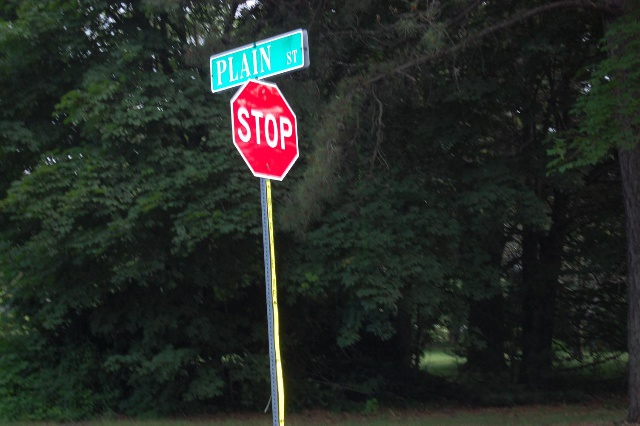
#> input picture Mines Courses/CSCI_437/Fall2020/Labs/Lab4/stop0.jpg, 640 x 426 px; the run also reads 2 pictures not shown here
$ jupyter execute Lab4.ipynb   (shell and % lines are left out)
#> lines starting #> are read from the running program, lines starting #| are printed output that depends on the picture
[cell 1]
import cv2
import numpy as np
import PIL.Image
from io import BytesIO
import IPython.display
import ipywidgets as widgets

from IPython.display import Javascript
def preventScrolling():
    disable_js = """
    IPython.OutputArea.prototype._should_scroll = function(lines) {
        return false;
    }
    """
    display(Javascript(disable_js))

preventScrolling()

def images_to_widgets(imgs, color=True):
    widgets = []
    for img in imgs:
        widgets.append(imwidget(np.array(img), color=color))
    return widgets

# [28 lines left out: functions apply_threshold, apply_morphography, on_value_change, not called in this run]

def on_value_change_hue(change):
    on_value_change(index=0, change=change["new"], planes=hue_planes, imgs=hue_imgs)

def on_value_change_saturation(change):
    on_value_change(index=1, change=change["new"], planes=saturation_planes, imgs=saturation_imgs)

def on_value_change_grey(change):
    on_value_change(index=2, change=change["new"], planes=grey_planes, imgs=grey_imgs)

# [15 lines left out: function on_value_change_final, not called in this run]

def imwidget(img, fmt='jpeg',width=300, color=True):
    if(color):
        img = cv2.cvtColor(img, cv2.COLOR_BGR2RGB)
    f = BytesIO()
    new_p = PIL.Image.fromarray(img)
    if new_p.mode != 'RGB':
        new_p = new_p.convert('RGB')
    new_p.save(f, fmt)
    return widgets.Image(value=f.getvalue(), format=fmt, width=width)


def createRange(low,high,name):
    rangeH = np.linspace(low,high, num=high+1, dtype=int)
    options = [(f'''{i}\t''', f'''\t{i}''') for i in rangeH]
    return widgets.SelectionRangeSlider(
        options=options,
        index=(low, high),
        description=name,
        disabled=False,
        layout=widgets.Layout(width="300px"),
        style={'description_width': 'initial'}
    )

hue_range = createRange(0,255,"Hue")
hue_range.observe(on_value_change_hue, names='value')
hue_planes = []
hue_imgs = []

saturation_range = createRange(0,255,"Saturation")
saturation_range.observe(on_value_change_saturation, names='value')
saturation_planes = []
saturation_imgs = []

grey_range = createRange(0,255,"Grey")
grey_range.observe(on_value_change_grey, names='value')
grey_planes = []
grey_imgs = []


low_thresholds = [134, 70, 50]
high_thresholds = [255, 255, 255]
ranges = [hue_range, saturation_range, grey_range]
stop_files = ["stop0.jpg", "stop1.jpg", "stop2.jpg", "stop3.jpg", "stop4.jpg"]
stops = []
results = []


for stop in stop_files:

    stop = cv2.imread(stop)
#> stop is the input picture: shape (426, 640, 3); mean B, G, R 37, 41.7, 36.4

    hue_imgs.append(stop)
    saturation_imgs.append(stop)
    grey_imgs.append(stop)
    stop_img = imwidget(np.array(stop))
    stops.append(stop_img)

    hsv_img = cv2.cvtColor(stop, cv2.COLOR_BGR2HSV)
#> hsv_img: shape (426, 640, 3); mean H, S, V 71, 56.8, 45.3
    hue_plane, saturation_plane, grey_plane = cv2.split(hsv_img)
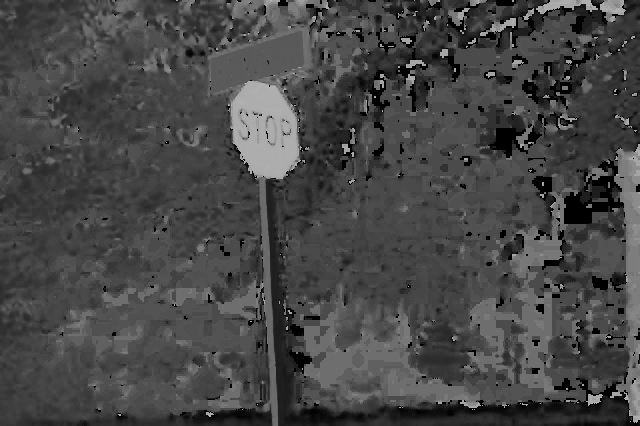
#> hue_plane: shape (426, 640); min 0, max 179, mean 71
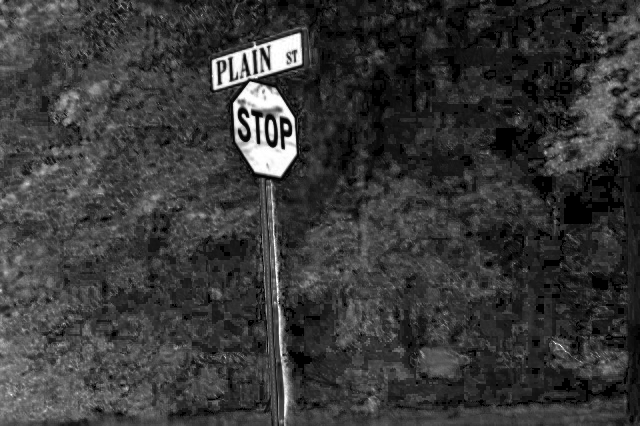
#> saturation_plane: shape (426, 640); min 0, max 255, mean 56.8
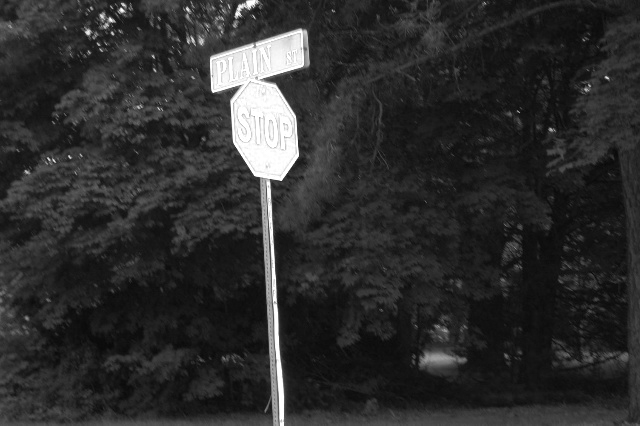
#> grey_plane: shape (426, 640); min 7, max 255, mean 45.3
    hue_planes.append(hue_plane)
    saturation_planes.append(saturation_plane)
    grey_planes.append(grey_plane)
#> pass 2 of the loop `for stop in stop_files:`:
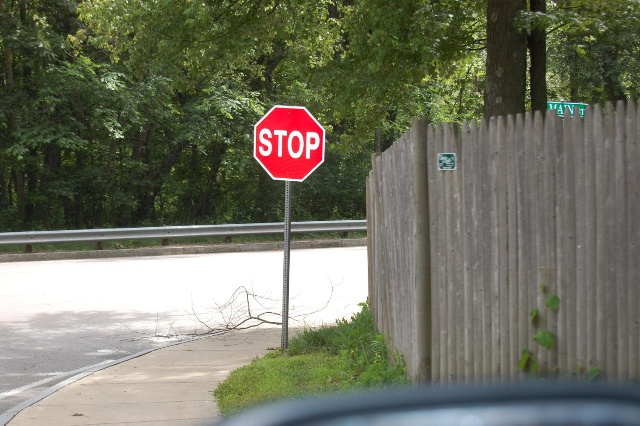
#> input picture Mines Courses/CSCI_437/Fall2020/Labs/Lab4/stop1.jpg, 640 x 426 px
#> stop is the input picture: shape (426, 640, 3); mean B, G, R 97.7, 114.1, 112.8
#> `hue_plane, saturation_plane, grey_plane = cv2.split(hsv_img)`:
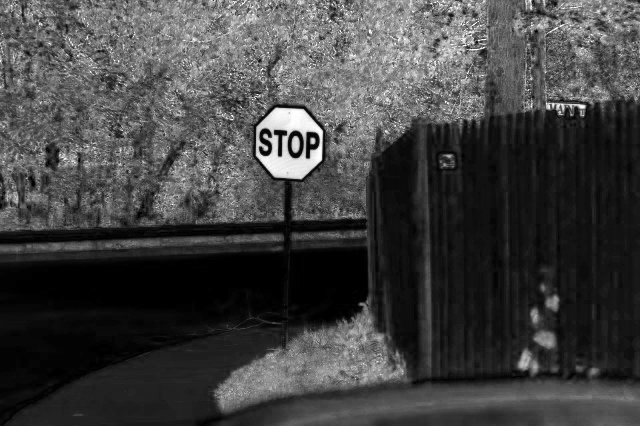
#> saturation_plane: shape (426, 640); min 0, max 255, mean 65.7
#> `hue_plane, saturation_plane, grey_plane = cv2.split(hsv_img)`:
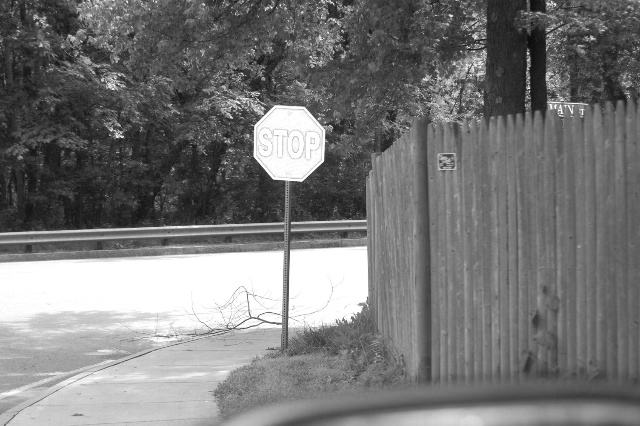
#> grey_plane: shape (426, 640); min 11, max 255, mean 119.3
#> pass 3 of the loop `for stop in stop_files:`:
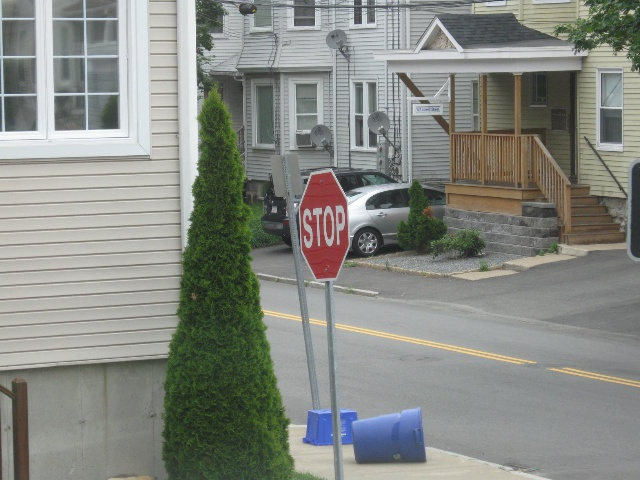
#> input picture Mines Courses/CSCI_437/Fall2020/Labs/Lab4/stop2.jpg, 640 x 480 px
#> stop is the input picture: shape (480, 640, 3); mean B, G, R 130.5, 136.6, 133.9
#> img: shape (480, 640, 3)
#> hue_plane: shape (480, 640)
#> `hue_plane, saturation_plane, grey_plane = cv2.split(hsv_img)`:
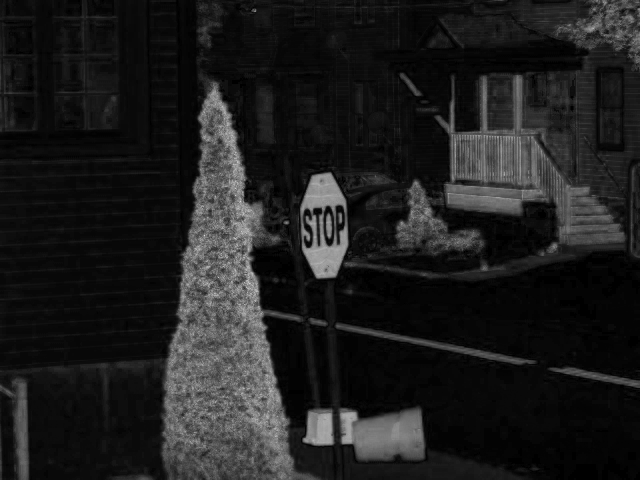
#> saturation_plane: shape (480, 640); min 0, max 218, mean 30.1
#> `hue_plane, saturation_plane, grey_plane = cv2.split(hsv_img)`:
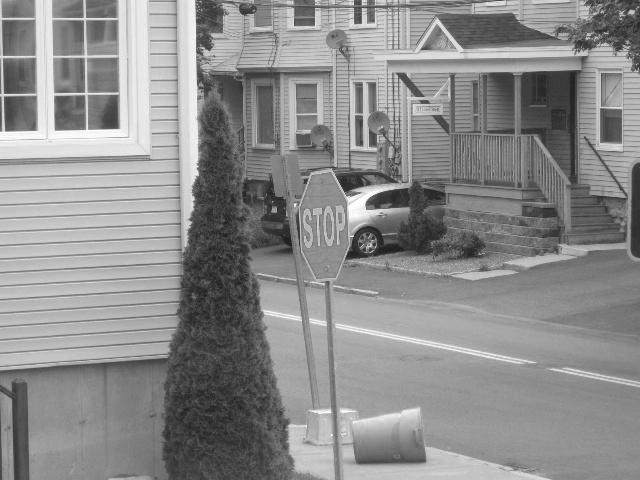
#> grey_plane: shape (480, 640); min 29, max 255, mean 140.2
#> the loop made 5 passes; the first 3 are shown


hueBox = images_to_widgets(hue_imgs)
#> in images_to_widgets, `widgets = []`: widgets = []
saturationBox = images_to_widgets(saturation_imgs)
greyBox = images_to_widgets(grey_imgs)
results = stops.copy()


hueBox.append(ranges[0])
saturationBox.append(ranges[1])
greyBox.append(ranges[2])
resultsBox = results


hueBox = widgets.VBox(hueBox)
greyBox = widgets.VBox(greyBox)
saturationBox = widgets.VBox(saturationBox)
resultsBox = widgets.HBox(resultsBox, layout=widgets.Layout(width="100%", display='inline-flex',flex_flow='row wrap', flex_grow="2", align_item="center", justify_content="space-around"))

displays = [hueBox, saturationBox, greyBox, resultsBox]
displays.append(widgets.VBox([widgets.HBox([displays[0], displays[1], displays[2]]), displays[3]]))
display(displays[4])

[cell 2]
import cv2
import time
import PIL.Image
from io import BytesIO
import IPython.display
import numpy as np

#Use 'jpeg' instead of 'png' (~5 times faster)
# [6 lines left out: function array_to_image, not called in this run]

def nothing(x):pass


# [5 lines of commented-out code are left out]

d1 = IPython.display.display("", display_id=1)
d2 = IPython.display.display("", display_id=2)
d3 = IPython.display.display("", display_id=3)
low_thresholds = [134, 70, 50]
high_thresholds = [255, 255, 255]

stop0 = cv2.imread("stop0.jpg")
stop1 = cv2.imread("stop1.jpg")
stop2 = cv2.imread("stop2.jpg")
stop3 = cv2.imread("stop3.jpg")
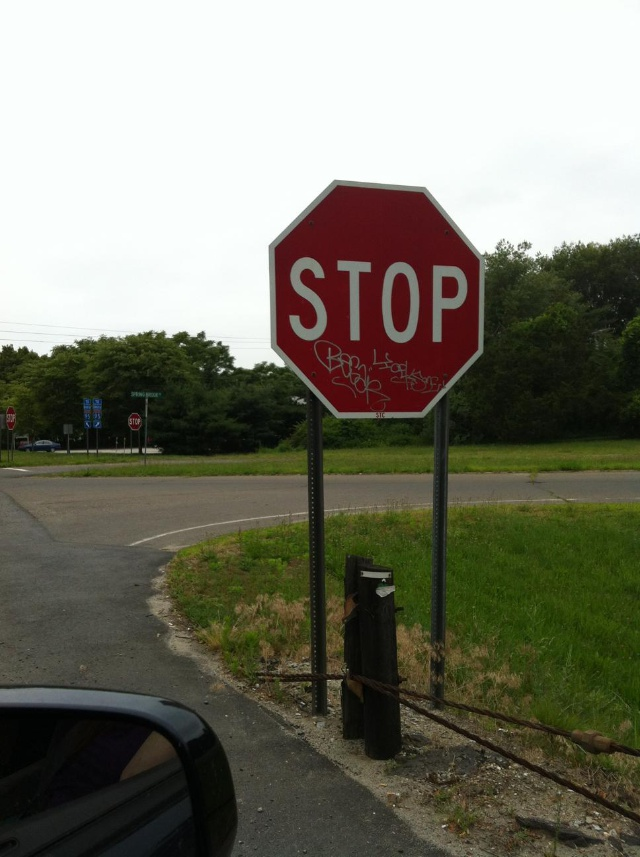
#> input picture Mines Courses/CSCI_437/Fall2020/Labs/Lab4/stop3.jpg, 640 x 857 px
#> stop3 is the input picture: shape (857, 640, 3); mean B, G, R 105.5, 119.4, 119.9
stop4 = cv2.imread("stop4.jpg")
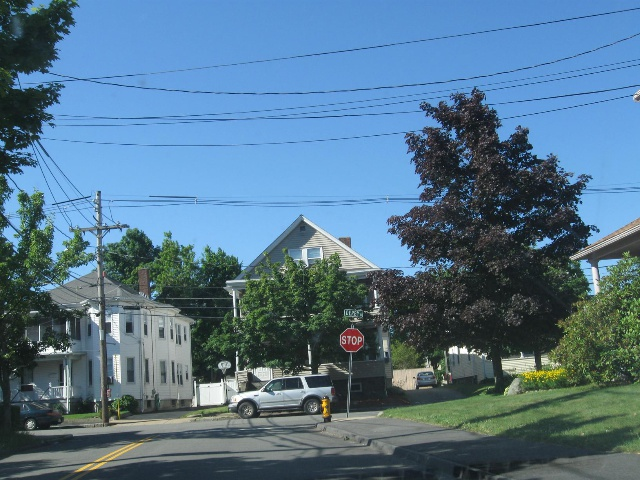
#> input picture Mines Courses/CSCI_437/Fall2020/Labs/Lab4/stop4.jpg, 640 x 480 px
#> stop4 is the input picture: shape (480, 640, 3); mean B, G, R 139.7, 117.4, 85.5

stops = [stop0,stop1,stop2,stop3,stop4]
bgr_img = stop4
image_height = bgr_img.shape[0]
#> image_height = 480
image_width = bgr_img.shape[1]# Convert BGR to HSV.
#> image_width = 640
hsv_img = cv2.cvtColor(bgr_img, cv2.COLOR_BGR2HSV)# Split into the different bands.
#> hsv_img: shape (480, 640, 3); mean H, S, V 91.4, 93.8, 144.6
planes = cv2.split(hsv_img)
windowNames = ["Hue image", "Saturation image", "Gray image"]
try:
# [5 lines of commented-out code are left out]
    while True:# Create output thresholded image.
        thresh_img = np.full((image_height, image_width), 255, dtype=np.uint8)
        for i in range(3):
#             low_val = cv2.getTrackbarPos("Low", windowNames[i])
#             high_val = cv2.getTrackbarPos("High", windowNames[i])
            low_val = low_thresholds[i]
            high_val = high_thresholds[i]
            _,low_img = cv2.threshold(planes[i], low_val, 255, cv2.THRESH_BINARY)
            _,high_img = cv2.threshold(planes[i], high_val, 255, cv2.THRESH_BINARY_INV)
            thresh_band_img = cv2.bitwise_and(low_img, high_img)
            #cv2.imshow(windowNames[i], thresh_band_img)# AND with output thresholded image.
            thresh_img = cv2.bitwise_and(thresh_img, thresh_band_img)


        kernelClose = cv2.getStructuringElement(cv2.MORPH_ELLIPSE, (10, 10))
        kernelOpen = cv2.getStructuringElement(cv2.MORPH_ELLIPSE, (5, 5))
        filtered_img_close = cv2.morphologyEx(thresh_img, cv2.MORPH_CLOSE, kernelClose)
        filtered_img_open = cv2.morphologyEx(filtered_img_close, cv2.MORPH_OPEN, kernelOpen)
        d1.update(array_to_image(filtered_img_close))
        d2.update(array_to_image(filtered_img_open))
        cv2.imwrite("stop_output4.jpg", filtered_img_open)

except:
    pass
finally:
    cv2.destroyAllWindows()
    IPython.display.clear_output()
